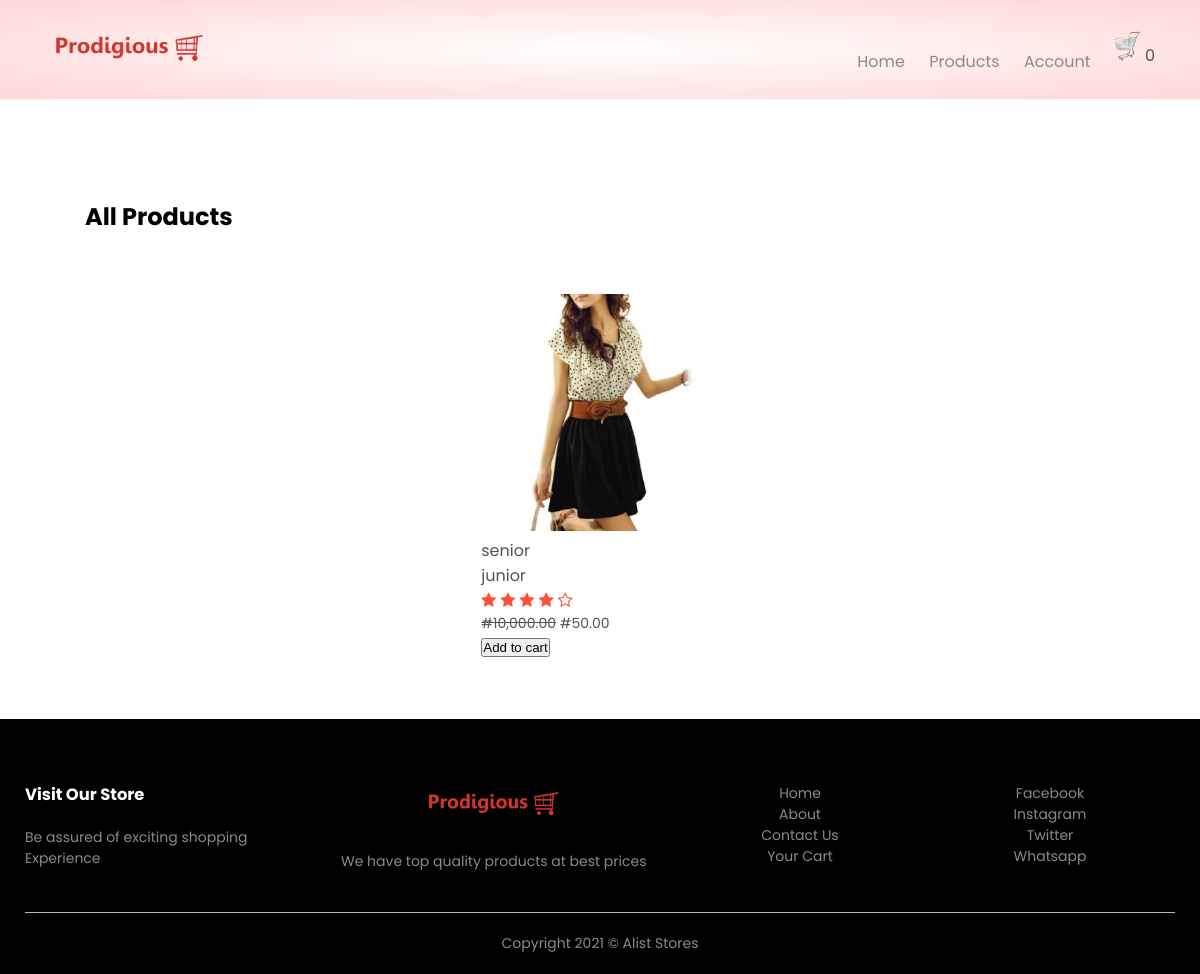
The page /product/1/junior on the database its author committed.
### home/models.py (models this page shows, shortened)
class Setting(models.Model):
    STATUS =(
        ('True', 'True'),
        ('False', 'False'),
    )
    title = models.CharField(max_length=100)
    keywords = models.CharField(max_length=255)
    desscription = models.CharField(max_length=255, null=True)
    company = models.CharField(max_length=50, null=True)
    address = models.CharField(max_length=100)
    phone = models.CharField(null=True, max_length=15)
    email = models.CharField(blank=True, max_length=50)
    icon = models.ImageField(blank=True, null=True, upload_to='images/')
    logo = models.ImageField(blank=True, null=True, upload_to='images/')
    cart_icon = models.ImageField(blank=True, null=True, upload_to='images/')
    menu_icon = models.ImageField(blank=True, null=True, upload_to='images/')
    facebook = models.CharField(blank=True, max_length=50)
    instagram = models.CharField(blank=True, max_length=50)
    twitter = models.CharField(blank=True, max_length=50)
    created_at = models.DateTimeField(auto_now_add=True)
    about = RichTextUploadingField(blank=True)
    about2 = RichTextUploadingField(blank=True, default='About')
    contact = RichTextUploadingField(blank=True)
    status = models.CharField(max_length=10, choices=STATUS)

### product/models.py (models this page shows, shortened)
class Product(models.Model):
    STATUS =(
        ('True', 'True'),
        ('False', 'False'),
    )
    AVAILABLE =(
        ('In Stock', 'In Stock'),
        ('Out Of Stock', 'Out Of Stock'),
        ('ReStocked', 'ReStocked'),
    )
    category = models.ForeignKey(Category, on_delete=models.CASCADE)
    title = models.CharField(max_length=150, blank=True)
    keywords = models.CharField(max_length=255)
    description = models.CharField(max_length=255)
    image= models.ImageField(blank=True, upload_to='images/')
    price = models.FloatField(null=True, blank=True)
    sizes = models.CharField(max_length=30, null=True, default='Large')
    discount_price= models.FloatField(blank=True, null=True)
    available= models.CharField(choices=AVAILABLE, max_length=15, default='In Stock')
    quantity_instock = models.IntegerField(null=True, blank=True, default=1000)
    minquantity = models.IntegerField(blank=True)
    amount = models.IntegerField(null=True, blank=True)
    status = models.CharField(max_length=10, choices=STATUS)
    slug = models.SlugField(null=False, unique=True)
    created_at = models.DateTimeField(auto_now_add=True)
    updated_at = models.DateTimeField(auto_now=True)
    featured = models.BooleanField(blank=True)
    latest = models.BooleanField(blank=True)
    banner = models.BooleanField(blank=True)
    offer = models.BooleanField(blank=True)
    detail = RichTextUploadingField()
    def image_tag(self):
        return mark_safe('<img src="{}" height="50"/>'.format(self.image.url))
    image_tag.short_description = 'Image'

class Category(models.Model):
    STATUS =(
        ('True', 'True'),
        ('False', 'False'),
    )
    title = models.CharField(max_length=150)
    image = models.ImageField(blank=True, upload_to='images/')
    status = models.CharField(max_length=10, choices=STATUS)
    slug = models.SlugField(null=False, unique=True)
    created_at = models.DateTimeField(auto_now_add=True)
    def __str__(self):
        return self.title

### home/views.py (the view)
# urls.py: path('product/<str:id>/<slug:slug>', views.product_list, name='product_list'),
def product_list(request,id,slug):
    setting= Setting.objects.get(pk=1)
    category = Category.objects.all()
    catdata  = Category.objects.get(pk=id)
    products = Product.objects.filter(category_id=id)
    images = Images.objects.filter(product_id=id)
    paginator = Paginator(products,2)
    page= request.GET.get('page')
    paged_products= paginator.get_page(page)
    context={
        'setting': setting,
        'category':category,
        'catdata': catdata,
        'products' : paged_products
    }
    return render(request,'products.html', context)

### home/templates/products.html (shortened to what this page needs)
{% extends 'base.html' %}
{% load static %}
{% load humanize %}
    {% block header %} {% include "prod-header.html" %} {% endblock header %}
    {% block content %}
    <div class="small-container">
        <div class="row row-2">
            <h2>All {{product.category}} Products</h2>
        </div>
        <div class="row">
            {% if products %}
                {% for item in products %}
                    <div class="col-4">
                        <a href="{% url 'product_details' item.id item.slug %}"><img src="{{ item.image.url}}"></a>
                        <a href="{% url 'product_details' item.id item.slug %}"><h4>{{item.title}}</h4></a>
                        <a href="{% url 'product_details' item.id item.slug %}" class="category">{{item.category}}</a>
                        <div class="rating">
                            <i class="fa fa-star"></i>
                            <i class="fa fa-star"></i>
                            <i class="fa fa-star"></i>
                            <i class="fa fa-star"></i>
                            <i class="fa fa-star-o"></i>
                        </div>
                        <p class="price">
                            {% if item.discount_price %}
                                <del>#{{item.price | floatformat:2 | intcomma}}</del>
                                <span>#{{ item.discount_price | floatformat:2 | intcomma }}</span>
                            {% else %}
                                <span>#{{ item.price | floatformat:2 | intcomma}}</span>
                            {% endif %}
                        </p>
                        <form action="" method="POST">
                            <button class="buttons" type="submit">Add to cart</button>
                        </form>
                    </div>
                {% endfor %}
            {% endif %}
        </div>
    </div>
    {% endblock content %}
    {% block footer %}  {% include "footer.html" %} {% endblock footer %}

### home/templates/prod-header.html (shortened to what this page needs)
<div class="headermain">
    <div class="container">
        <div class="header">
            <div class="logo">
                <a href="{% url 'index' %}"><img src="{{setting.logo.url}}" alt="company logo here"></a>
            </div>
            <div class="navbar">
                <ul id="MenuItems">
                        <li><a href="{% url 'index' %}">Home</a></li>
                        <li><a href="{% url 'category' %}">Products</a></li>
                    {% if user.id is not None %}
                        <li><a href=""><img src="{{profile.image.url}}" alt="" style="border-radius: 30px; height:40px"></a></li>
                        <li>
                           welcome!<a href="">
                                {% if request.user.first_name %}
                                    <p><strong> {{request.user.first_name}}</strong></p>
                                {% else %}
                                    <p><strong>{{request.user.username}}</strong></p>
                                {% endif %}
                           </a>
                        <li><a href="">Logout</a></li>
                        <li><a href="">Change Password</a></li>
                    {% else %}
                        <li><a href="">Account</a></li>
                    {% endif %}
                </ul>
            </div>
            <a href=""><img src="{{setting.cart_icon.url}}" alt="shop cart" width="30px" height="30px">
                {% if itemcount > 0 %}
                    <span class="badge red z-depth-1 mr-1">{{ itemcount }}</span>
                {% else %}
                    <span class="badge red z-depth-1 mr-1">0</span>
                {% endif %}
            </a>
        </div>
    </div>
</div>

### home/templates/footer.html
<div class="footer">
    <div class="container">
        <div class="row">
            <div class="footer-col-1">
                <h3>Visit Our Store</h3>
                <p>Be assured of exciting shopping Experience </p>
            </div>
            <div class="footer-col-2">
                <img src="{{setting.logo.url}}">
                <p>We have top quality products at best prices</p>
            </div>
            <div class="footer-col-3">
                <ul>
                    <li><a href="{% url 'index' %}">Home</a></li>
                    <li><a href="{% url 'about' %}">About</a></li>
                    <li><a href="{% url 'contact' %}">Contact Us</a></li>
                    <li><a href="cart.html">Your Cart</a></li>
                </ul>
            </div>
            <div class="footer-col-4">
                <ul>
                    <li><a href="">Facebook</a></li>
                    <li><a href="">Instagram</a></li>
                    <li><a href="">Twitter</a></li>
                    <li><a href="">Whatsapp</a></li>
                </ul>
            </div>
        </div>
        <hr>
        <p class="copyright">Copyright 2021 &copy; Alist Stores</p>
    </div>
</div>

### home/static/css/main.css (style rules this page uses)
* { padding: 0; margin: 0; box-sizing: border-box; }
body { font-family: 'Poppins', sans-serif; }
.headermain { background: radial-gradient(#fff, #ffd6d6); }
.container { max-width: 1300px; margin: auto; padding: 0 25px; }
.header { display: flex; align-items: center; padding: 20px; }
.logo { width: 100px; }
.logo img { width: 170px; }
.navbar { flex: 1; text-align: right; }
.navbar li { display: inline-block; margin-right: 20px; }
a { text-decoration: none; color: #555; }
p { color: #555; }
.row { display: flex; align-items: center; flex-wrap: wrap; justify-content: space-around; }
.small-container { max-width: 1080px; margin: auto; padding: 0 25px; }
.col-4 { flex-basis: 25%; padding: 10px; min-width: 200px; margin-bottom: 50px; transition: transform 0.5s; }
.col-4 img { width: 100%; }
h4 { color: #555; font-weight: normal; }
.col-4 p { font-size: 14px; }
.rating .fa { color: #ff523b; }
.footer { background: black; color: #8a8a8a; font-size: 14px; padding: 60px 0 20px; }
.footer p { color: #8a8a8a; }
.footer h3 { color: white; margin-bottom: 20px; }
.footer-col-1, .footer-col-2, .footer-col-3, .footer-col-4 { min-width: 250px; margin-bottom: 20px; }
.footer-col-1 { flex-basis: 25%; }
.footer-col-2 { flex: 1; text-align: center; }
.footer-col-2 img { width: 150px; margin-bottom: 20px; }
.footer-col-3, .footer-col-4 { flex-basis: 20%; text-align: center; }
ul { list-style-type: none; }
ul a { text-decoration: none; color: #8a8a8a; }
.footer hr { border: none; background: #b5b5b5; height: 1px; margin: 20px 0; }
.copyright { text-align: center; }
.row-2 { justify-content: space-between; margin: 100px auto 50px; }

### rows shown on the page
Setting: logo (picture), cart_icon (picture)
Product: image (picture), title "senior", category "junior", price "10,000.00", discount_price "50.00"
